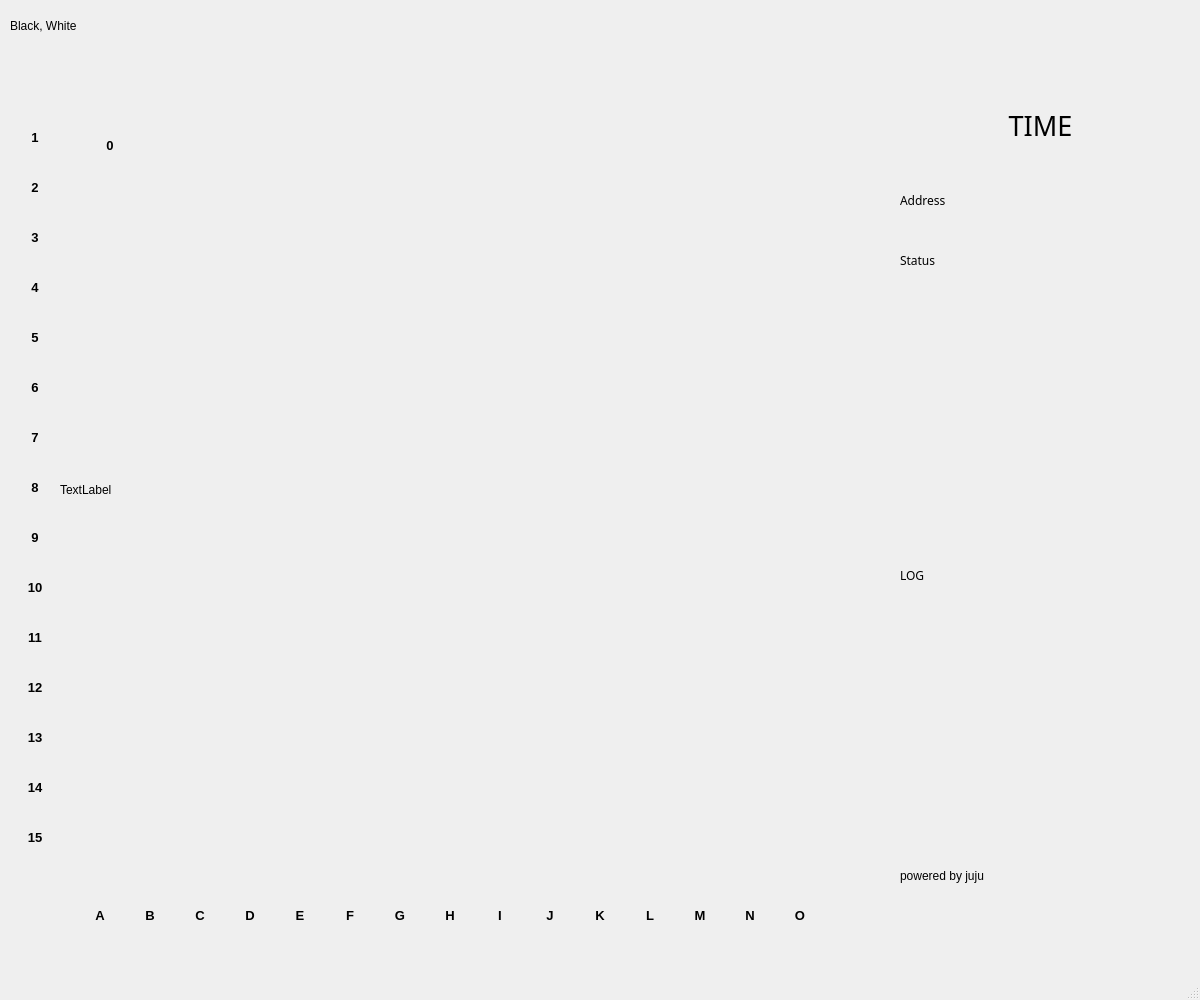
<?xml version="1.0" encoding="UTF-8"?>
<ui version="4.0">
 <class>gameWindow</class>
 <widget class="QMainWindow" name="gameWindow">
  <property name="geometry">
   <rect>
    <x>0</x>
    <y>0</y>
    <width>1200</width>
    <height>1000</height>
   </rect>
  </property>
  <property name="windowTitle">
   <string>MainWindow</string>
  </property>
  <widget class="QWidget" name="centralwidget">
   <widget class="QLabel" name="boardLabel">
    <property name="geometry">
     <rect>
      <x>60</x>
      <y>90</y>
      <width>800</width>
      <height>800</height>
     </rect>
    </property>
    <property name="styleSheet">
     <string notr="true"/>
    </property>
    <property name="text">
     <string>TextLabel</string>
    </property>
   </widget>
   <widget class="QLabel" name="timeLabel">
    <property name="geometry">
     <rect>
      <x>900</x>
      <y>80</y>
      <width>281</width>
      <height>91</height>
     </rect>
    </property>
    <property name="font">
     <font>
      <family>Sans Serif</family>
      <pointsize>20</pointsize>
     </font>
    </property>
    <property name="text">
     <string>TIME</string>
    </property>
    <property name="alignment">
     <set>Qt::AlignCenter</set>
    </property>
   </widget>
   <widget class="QLabel" name="logLabel">
    <property name="geometry">
     <rect>
      <x>900</x>
      <y>300</y>
      <width>281</width>
      <height>551</height>
     </rect>
    </property>
    <property name="font">
     <font>
      <family>Sans Serif</family>
     </font>
    </property>
    <property name="text">
     <string>LOG</string>
    </property>
   </widget>
   <widget class="QLabel" name="footerLabel">
    <property name="geometry">
     <rect>
      <x>900</x>
      <y>860</y>
      <width>281</width>
      <height>31</height>
     </rect>
    </property>
    <property name="text">
     <string>powered by juju</string>
    </property>
   </widget>
   <widget class="QLabel" name="addrLabel">
    <property name="geometry">
     <rect>
      <x>900</x>
      <y>180</y>
      <width>281</width>
      <height>41</height>
     </rect>
    </property>
    <property name="font">
     <font>
      <family>Sans Serif</family>
     </font>
    </property>
    <property name="text">
     <string>Address</string>
    </property>
   </widget>
   <widget class="QLabel" name="colorLabel">
    <property name="geometry">
     <rect>
      <x>10</x>
      <y>10</y>
      <width>261</width>
      <height>31</height>
     </rect>
    </property>
    <property name="text">
     <string>Black, White</string>
    </property>
   </widget>
   <widget class="QLabel" name="statusLabel">
    <property name="geometry">
     <rect>
      <x>900</x>
      <y>240</y>
      <width>281</width>
      <height>41</height>
     </rect>
    </property>
    <property name="font">
     <font>
      <family>Sans Serif</family>
     </font>
    </property>
    <property name="text">
     <string>Status</string>
    </property>
   </widget>
   <widget class="QLabel" name="label_1">
    <property name="geometry">
     <rect>
      <x>10</x>
      <y>130</y>
      <width>50</width>
      <height>50</height>
     </rect>
    </property>
    <property name="font">
     <font>
      <pointsize>10</pointsize>
      <weight>75</weight>
      <bold>true</bold>
     </font>
    </property>
    <property name="text">
     <string>1</string>
    </property>
    <property name="alignment">
     <set>Qt::AlignHCenter|Qt::AlignTop</set>
    </property>
   </widget>
   <widget class="QLabel" name="label_2">
    <property name="geometry">
     <rect>
      <x>10</x>
      <y>180</y>
      <width>50</width>
      <height>50</height>
     </rect>
    </property>
    <property name="font">
     <font>
      <pointsize>10</pointsize>
      <weight>75</weight>
      <bold>true</bold>
     </font>
    </property>
    <property name="text">
     <string>2</string>
    </property>
    <property name="alignment">
     <set>Qt::AlignHCenter|Qt::AlignTop</set>
    </property>
   </widget>
   <widget class="QLabel" name="label_3">
    <property name="geometry">
     <rect>
      <x>10</x>
      <y>230</y>
      <width>50</width>
      <height>50</height>
     </rect>
    </property>
    <property name="font">
     <font>
      <pointsize>10</pointsize>
      <weight>75</weight>
      <bold>true</bold>
     </font>
    </property>
    <property name="text">
     <string>3</string>
    </property>
    <property name="alignment">
     <set>Qt::AlignHCenter|Qt::AlignTop</set>
    </property>
   </widget>
   <widget class="QLabel" name="label_4">
    <property name="geometry">
     <rect>
      <x>10</x>
      <y>280</y>
      <width>50</width>
      <height>50</height>
     </rect>
    </property>
    <property name="font">
     <font>
      <pointsize>10</pointsize>
      <weight>75</weight>
      <bold>true</bold>
     </font>
    </property>
    <property name="text">
     <string>4</string>
    </property>
    <property name="alignment">
     <set>Qt::AlignHCenter|Qt::AlignTop</set>
    </property>
   </widget>
   <widget class="QLabel" name="label_5">
    <property name="geometry">
     <rect>
      <x>10</x>
      <y>330</y>
      <width>50</width>
      <height>50</height>
     </rect>
    </property>
    <property name="font">
     <font>
      <pointsize>10</pointsize>
      <weight>75</weight>
      <bold>true</bold>
     </font>
    </property>
    <property name="text">
     <string>5</string>
    </property>
    <property name="alignment">
     <set>Qt::AlignHCenter|Qt::AlignTop</set>
    </property>
   </widget>
   <widget class="QLabel" name="label_6">
    <property name="geometry">
     <rect>
      <x>10</x>
      <y>380</y>
      <width>50</width>
      <height>50</height>
     </rect>
    </property>
    <property name="font">
     <font>
      <pointsize>10</pointsize>
      <weight>75</weight>
      <bold>true</bold>
     </font>
    </property>
    <property name="text">
     <string>6</string>
    </property>
    <property name="alignment">
     <set>Qt::AlignHCenter|Qt::AlignTop</set>
    </property>
   </widget>
   <widget class="QLabel" name="label_7">
    <property name="geometry">
     <rect>
      <x>10</x>
      <y>430</y>
      <width>50</width>
      <height>50</height>
     </rect>
    </property>
    <property name="font">
     <font>
      <pointsize>10</pointsize>
      <weight>75</weight>
      <bold>true</bold>
     </font>
    </property>
    <property name="text">
     <string>7</string>
    </property>
    <property name="alignment">
     <set>Qt::AlignHCenter|Qt::AlignTop</set>
    </property>
   </widget>
   <widget class="QLabel" name="label_8">
    <property name="geometry">
     <rect>
      <x>10</x>
      <y>480</y>
      <width>50</width>
      <height>50</height>
     </rect>
    </property>
    <property name="font">
     <font>
      <pointsize>10</pointsize>
      <weight>75</weight>
      <bold>true</bold>
     </font>
    </property>
    <property name="text">
     <string>8</string>
    </property>
    <property name="alignment">
     <set>Qt::AlignHCenter|Qt::AlignTop</set>
    </property>
   </widget>
   <widget class="QLabel" name="label_9">
    <property name="geometry">
     <rect>
      <x>10</x>
      <y>530</y>
      <width>50</width>
      <height>50</height>
     </rect>
    </property>
    <property name="font">
     <font>
      <pointsize>10</pointsize>
      <weight>75</weight>
      <bold>true</bold>
     </font>
    </property>
    <property name="text">
     <string>9</string>
    </property>
    <property name="alignment">
     <set>Qt::AlignHCenter|Qt::AlignTop</set>
    </property>
   </widget>
   <widget class="QLabel" name="label_10">
    <property name="geometry">
     <rect>
      <x>10</x>
      <y>580</y>
      <width>50</width>
      <height>50</height>
     </rect>
    </property>
    <property name="font">
     <font>
      <pointsize>10</pointsize>
      <weight>75</weight>
      <bold>true</bold>
     </font>
    </property>
    <property name="text">
     <string>10</string>
    </property>
    <property name="alignment">
     <set>Qt::AlignHCenter|Qt::AlignTop</set>
    </property>
   </widget>
   <widget class="QLabel" name="label_11">
    <property name="geometry">
     <rect>
      <x>10</x>
      <y>630</y>
      <width>50</width>
      <height>50</height>
     </rect>
    </property>
    <property name="font">
     <font>
      <pointsize>10</pointsize>
      <weight>75</weight>
      <bold>true</bold>
     </font>
    </property>
    <property name="text">
     <string>11</string>
    </property>
    <property name="alignment">
     <set>Qt::AlignHCenter|Qt::AlignTop</set>
    </property>
   </widget>
   <widget class="QLabel" name="label_12">
    <property name="geometry">
     <rect>
      <x>10</x>
      <y>680</y>
      <width>50</width>
      <height>50</height>
     </rect>
    </property>
    <property name="font">
     <font>
      <pointsize>10</pointsize>
      <weight>75</weight>
      <bold>true</bold>
     </font>
    </property>
    <property name="text">
     <string>12</string>
    </property>
    <property name="alignment">
     <set>Qt::AlignHCenter|Qt::AlignTop</set>
    </property>
   </widget>
   <widget class="QLabel" name="label_13">
    <property name="geometry">
     <rect>
      <x>10</x>
      <y>730</y>
      <width>50</width>
      <height>50</height>
     </rect>
    </property>
    <property name="font">
     <font>
      <pointsize>10</pointsize>
      <weight>75</weight>
      <bold>true</bold>
     </font>
    </property>
    <property name="text">
     <string>13</string>
    </property>
    <property name="alignment">
     <set>Qt::AlignHCenter|Qt::AlignTop</set>
    </property>
   </widget>
   <widget class="QLabel" name="label_14">
    <property name="geometry">
     <rect>
      <x>10</x>
      <y>780</y>
      <width>50</width>
      <height>50</height>
     </rect>
    </property>
    <property name="font">
     <font>
      <pointsize>10</pointsize>
      <weight>75</weight>
      <bold>true</bold>
     </font>
    </property>
    <property name="text">
     <string>14</string>
    </property>
    <property name="alignment">
     <set>Qt::AlignHCenter|Qt::AlignTop</set>
    </property>
   </widget>
   <widget class="QLabel" name="label_a">
    <property name="geometry">
     <rect>
      <x>75</x>
      <y>890</y>
      <width>50</width>
      <height>50</height>
     </rect>
    </property>
    <property name="font">
     <font>
      <pointsize>10</pointsize>
      <weight>75</weight>
      <bold>true</bold>
     </font>
    </property>
    <property name="text">
     <string>A</string>
    </property>
    <property name="alignment">
     <set>Qt::AlignCenter</set>
    </property>
   </widget>
   <widget class="QLabel" name="label_b">
    <property name="geometry">
     <rect>
      <x>125</x>
      <y>890</y>
      <width>50</width>
      <height>50</height>
     </rect>
    </property>
    <property name="font">
     <font>
      <pointsize>10</pointsize>
      <weight>75</weight>
      <bold>true</bold>
     </font>
    </property>
    <property name="text">
     <string>B</string>
    </property>
    <property name="alignment">
     <set>Qt::AlignCenter</set>
    </property>
   </widget>
   <widget class="QLabel" name="label_c">
    <property name="geometry">
     <rect>
      <x>175</x>
      <y>890</y>
      <width>50</width>
      <height>50</height>
     </rect>
    </property>
    <property name="font">
     <font>
      <pointsize>10</pointsize>
      <weight>75</weight>
      <bold>true</bold>
     </font>
    </property>
    <property name="text">
     <string>C</string>
    </property>
    <property name="alignment">
     <set>Qt::AlignCenter</set>
    </property>
   </widget>
   <widget class="QLabel" name="label_d">
    <property name="geometry">
     <rect>
      <x>225</x>
      <y>890</y>
      <width>50</width>
      <height>50</height>
     </rect>
    </property>
    <property name="font">
     <font>
      <pointsize>10</pointsize>
      <weight>75</weight>
      <bold>true</bold>
     </font>
    </property>
    <property name="text">
     <string>D</string>
    </property>
    <property name="alignment">
     <set>Qt::AlignCenter</set>
    </property>
   </widget>
   <widget class="QLabel" name="label_e">
    <property name="geometry">
     <rect>
      <x>275</x>
      <y>890</y>
      <width>50</width>
      <height>50</height>
     </rect>
    </property>
    <property name="font">
     <font>
      <pointsize>10</pointsize>
      <weight>75</weight>
      <bold>true</bold>
     </font>
    </property>
    <property name="text">
     <string>E</string>
    </property>
    <property name="alignment">
     <set>Qt::AlignCenter</set>
    </property>
   </widget>
   <widget class="QLabel" name="label_f">
    <property name="geometry">
     <rect>
      <x>325</x>
      <y>890</y>
      <width>50</width>
      <height>50</height>
     </rect>
    </property>
    <property name="font">
     <font>
      <pointsize>10</pointsize>
      <weight>75</weight>
      <bold>true</bold>
     </font>
    </property>
    <property name="text">
     <string>F</string>
    </property>
    <property name="alignment">
     <set>Qt::AlignCenter</set>
    </property>
   </widget>
   <widget class="QLabel" name="label_g">
    <property name="geometry">
     <rect>
      <x>375</x>
      <y>890</y>
      <width>50</width>
      <height>50</height>
     </rect>
    </property>
    <property name="font">
     <font>
      <pointsize>10</pointsize>
      <weight>75</weight>
      <bold>true</bold>
     </font>
    </property>
    <property name="text">
     <string>G</string>
    </property>
    <property name="alignment">
     <set>Qt::AlignCenter</set>
    </property>
   </widget>
   <widget class="QLabel" name="label_h">
    <property name="geometry">
     <rect>
      <x>425</x>
      <y>890</y>
      <width>50</width>
      <height>50</height>
     </rect>
    </property>
    <property name="font">
     <font>
      <pointsize>10</pointsize>
      <weight>75</weight>
      <bold>true</bold>
     </font>
    </property>
    <property name="text">
     <string>H</string>
    </property>
    <property name="alignment">
     <set>Qt::AlignCenter</set>
    </property>
   </widget>
   <widget class="QLabel" name="label_i">
    <property name="geometry">
     <rect>
      <x>475</x>
      <y>890</y>
      <width>50</width>
      <height>50</height>
     </rect>
    </property>
    <property name="font">
     <font>
      <pointsize>10</pointsize>
      <weight>75</weight>
      <bold>true</bold>
     </font>
    </property>
    <property name="text">
     <string>I</string>
    </property>
    <property name="alignment">
     <set>Qt::AlignCenter</set>
    </property>
   </widget>
   <widget class="QLabel" name="label_j">
    <property name="geometry">
     <rect>
      <x>525</x>
      <y>890</y>
      <width>50</width>
      <height>50</height>
     </rect>
    </property>
    <property name="font">
     <font>
      <pointsize>10</pointsize>
      <weight>75</weight>
      <bold>true</bold>
     </font>
    </property>
    <property name="text">
     <string>J</string>
    </property>
    <property name="alignment">
     <set>Qt::AlignCenter</set>
    </property>
   </widget>
   <widget class="QLabel" name="label_k">
    <property name="geometry">
     <rect>
      <x>575</x>
      <y>890</y>
      <width>50</width>
      <height>50</height>
     </rect>
    </property>
    <property name="font">
     <font>
      <pointsize>10</pointsize>
      <weight>75</weight>
      <bold>true</bold>
     </font>
    </property>
    <property name="text">
     <string>K</string>
    </property>
    <property name="alignment">
     <set>Qt::AlignCenter</set>
    </property>
   </widget>
   <widget class="QLabel" name="label_l">
    <property name="geometry">
     <rect>
      <x>625</x>
      <y>890</y>
      <width>50</width>
      <height>50</height>
     </rect>
    </property>
    <property name="font">
     <font>
      <pointsize>10</pointsize>
      <weight>75</weight>
      <bold>true</bold>
     </font>
    </property>
    <property name="text">
     <string>L</string>
    </property>
    <property name="alignment">
     <set>Qt::AlignCenter</set>
    </property>
   </widget>
   <widget class="QLabel" name="label_m">
    <property name="geometry">
     <rect>
      <x>675</x>
      <y>890</y>
      <width>50</width>
      <height>50</height>
     </rect>
    </property>
    <property name="font">
     <font>
      <pointsize>10</pointsize>
      <weight>75</weight>
      <bold>true</bold>
     </font>
    </property>
    <property name="text">
     <string>M</string>
    </property>
    <property name="alignment">
     <set>Qt::AlignCenter</set>
    </property>
   </widget>
   <widget class="QLabel" name="label_n">
    <property name="geometry">
     <rect>
      <x>725</x>
      <y>890</y>
      <width>50</width>
      <height>50</height>
     </rect>
    </property>
    <property name="font">
     <font>
      <pointsize>10</pointsize>
      <weight>75</weight>
      <bold>true</bold>
     </font>
    </property>
    <property name="text">
     <string>N</string>
    </property>
    <property name="alignment">
     <set>Qt::AlignCenter</set>
    </property>
   </widget>
   <widget class="QLabel" name="label_15">
    <property name="geometry">
     <rect>
      <x>10</x>
      <y>830</y>
      <width>50</width>
      <height>50</height>
     </rect>
    </property>
    <property name="font">
     <font>
      <pointsize>10</pointsize>
      <weight>75</weight>
      <bold>true</bold>
     </font>
    </property>
    <property name="text">
     <string>15</string>
    </property>
    <property name="alignment">
     <set>Qt::AlignHCenter|Qt::AlignTop</set>
    </property>
   </widget>
   <widget class="QLabel" name="label_o">
    <property name="geometry">
     <rect>
      <x>775</x>
      <y>890</y>
      <width>50</width>
      <height>50</height>
     </rect>
    </property>
    <property name="font">
     <font>
      <pointsize>10</pointsize>
      <weight>75</weight>
      <bold>true</bold>
     </font>
    </property>
    <property name="text">
     <string>O</string>
    </property>
    <property name="alignment">
     <set>Qt::AlignCenter</set>
    </property>
   </widget>
   <widget class="QLabel" name="label_test">
    <property name="geometry">
     <rect>
      <x>85</x>
      <y>120</y>
      <width>50</width>
      <height>50</height>
     </rect>
    </property>
    <property name="font">
     <font>
      <pointsize>10</pointsize>
      <weight>75</weight>
      <bold>true</bold>
     </font>
    </property>
    <property name="text">
     <string>0</string>
    </property>
    <property name="alignment">
     <set>Qt::AlignCenter</set>
    </property>
   </widget>
  </widget>
  <widget class="QMenuBar" name="menubar">
   <property name="geometry">
    <rect>
     <x>0</x>
     <y>0</y>
     <width>1200</width>
     <height>26</height>
    </rect>
   </property>
  </widget>
  <widget class="QStatusBar" name="statusbar"/>
 </widget>
 <resources>
  <include location="resources.qrc"/>
 </resources>
 <connections/>
</ui>
